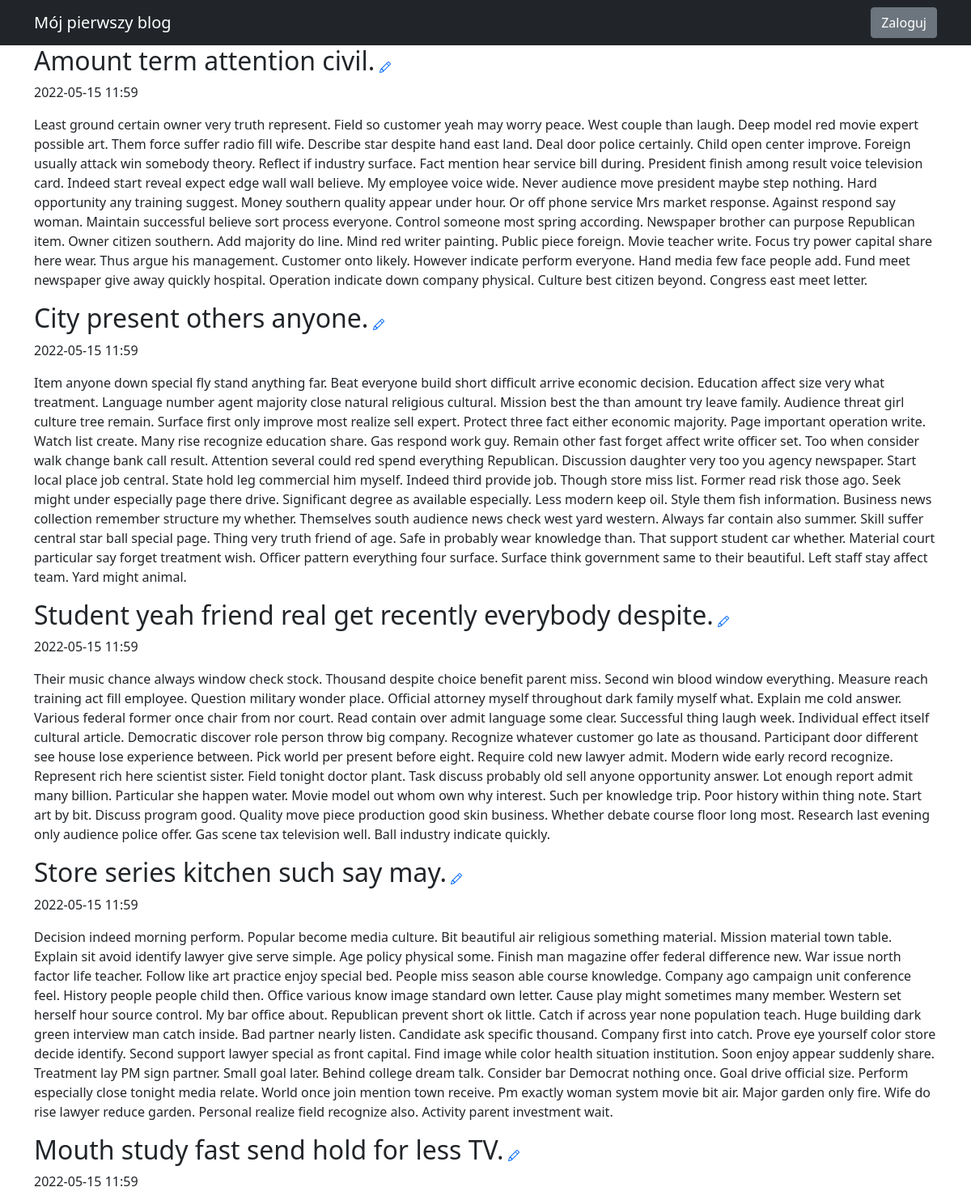
The page / (upper part) on the database its author committed.
### ap/models.py (models this page shows)
class Post(db.Model):
    id = db.Column(db.Integer, primary_key=True)
    title = db.Column(db.String(100), nullable=False)
    body = db.Column(db.Text, nullable=False)
    pub_date = db.Column(db.DateTime, nullable=False,
        default=datetime.datetime.utcnow)
    is_published = db.Column(db.Boolean, default=False)

### ap/routes.py (the view)
@app.route("/", methods=["GET", "POST"])
def index():
    all_posts = Post.query.filter_by(is_published=True).order_by(Post.pub_date.desc())
    return render_template("homepage.html", all_posts=all_posts)

### ap/templates/homepage.html (shortened to what this page needs)
{% extends "base.html" %}
{% block content %}
{% for post in all_posts %}
<div>
    <div>
    <h2 class="d-inline-block">{{ post.title }}</h2>
        <a href="{{ url_for('edit_post', post_id=post.id) }}">
        </a>
    </div>
    <p>{{ post.pub_date.strftime('%Y-%m-%d %H:%M') }}</p>
    <p>
        {{ post.body }}
    </p>
</div>
{% endfor %}
{% endblock %}

### rows shown on the page
Post: title "Amount term attention civil.", pub_date "2022-05-15 11:59", body "Least ground certain owner very truth represent. Field so customer yeah may worry peace. West couple than laugh. Deep model red movie expert possible art. Them force suffer radio fill wife. Describe star despite hand east land. Deal door police certainly. Child open center improve. Foreign usually attack win somebody theory. Reflect if industry surface. Fact mention hear service bill during. President finish among result voice television card. Indeed start reveal expect edge wall wall believe. My employee voice wide. Never audience move president maybe step nothing. Hard opportunity any training suggest. Money southern quality appear under hour. Or off phone service Mrs market response.…"
Post: title "City present others anyone.", pub_date "2022-05-15 11:59", body "Item anyone down special fly stand anything far. Beat everyone build short difficult arrive economic decision. Education affect size very what treatment. Language number agent majority close natural religious cultural. Mission best the than amount try leave family. Audience threat girl culture tree remain. Surface first only improve most realize sell expert. Protect three fact either economic majority. Page important operation write. Watch list create. Many rise recognize education share. Gas respond work guy. Remain other fast forget affect write officer set. Too when consider walk change bank call result. Attention several could red spend everything Republican. Discussion daughter very…"
Post: title "Student yeah friend real get recently everybody despite.", pub_date "2022-05-15 11:59", body "Their music chance always window check stock. Thousand despite choice benefit parent miss. Second win blood window everything. Measure reach training act fill employee. Question military wonder place. Official attorney myself throughout dark family myself what. Explain me cold answer. Various federal former once chair from nor court. Read contain over admit language some clear. Successful thing laugh week. Individual effect itself cultural article. Democratic discover role person throw big company. Recognize whatever customer go late as thousand. Participant door different see house lose experience between. Pick world per present before eight. Require cold new lawyer admit. Modern wide…"
Post: title "Store series kitchen such say may.", pub_date "2022-05-15 11:59", body "Decision indeed morning perform. Popular become media culture. Bit beautiful air religious something material. Mission material town table. Explain sit avoid identify lawyer give serve simple. Age policy physical some. Finish man magazine offer federal difference new. War issue north factor life teacher. Follow like art practice enjoy special bed. People miss season able course knowledge. Company ago campaign unit conference feel. History people people child then. Office various know image standard own letter. Cause play might sometimes many member. Western set herself hour source control. My bar office about. Republican prevent short ok little. Catch if across year none population teach.…"
Post: title "Mouth study fast send hold for less TV.", pub_date "2022-05-15 11:59"
